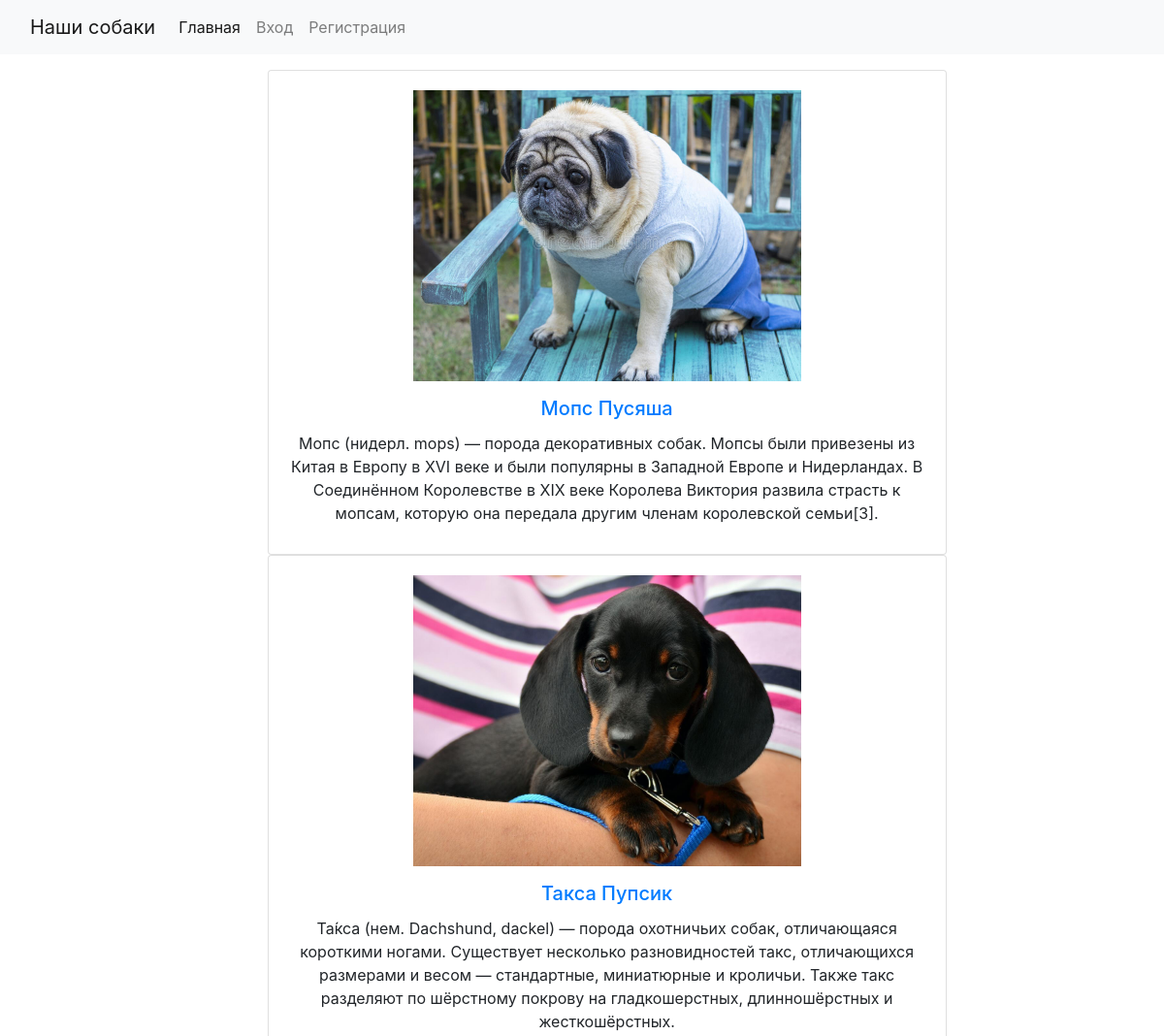
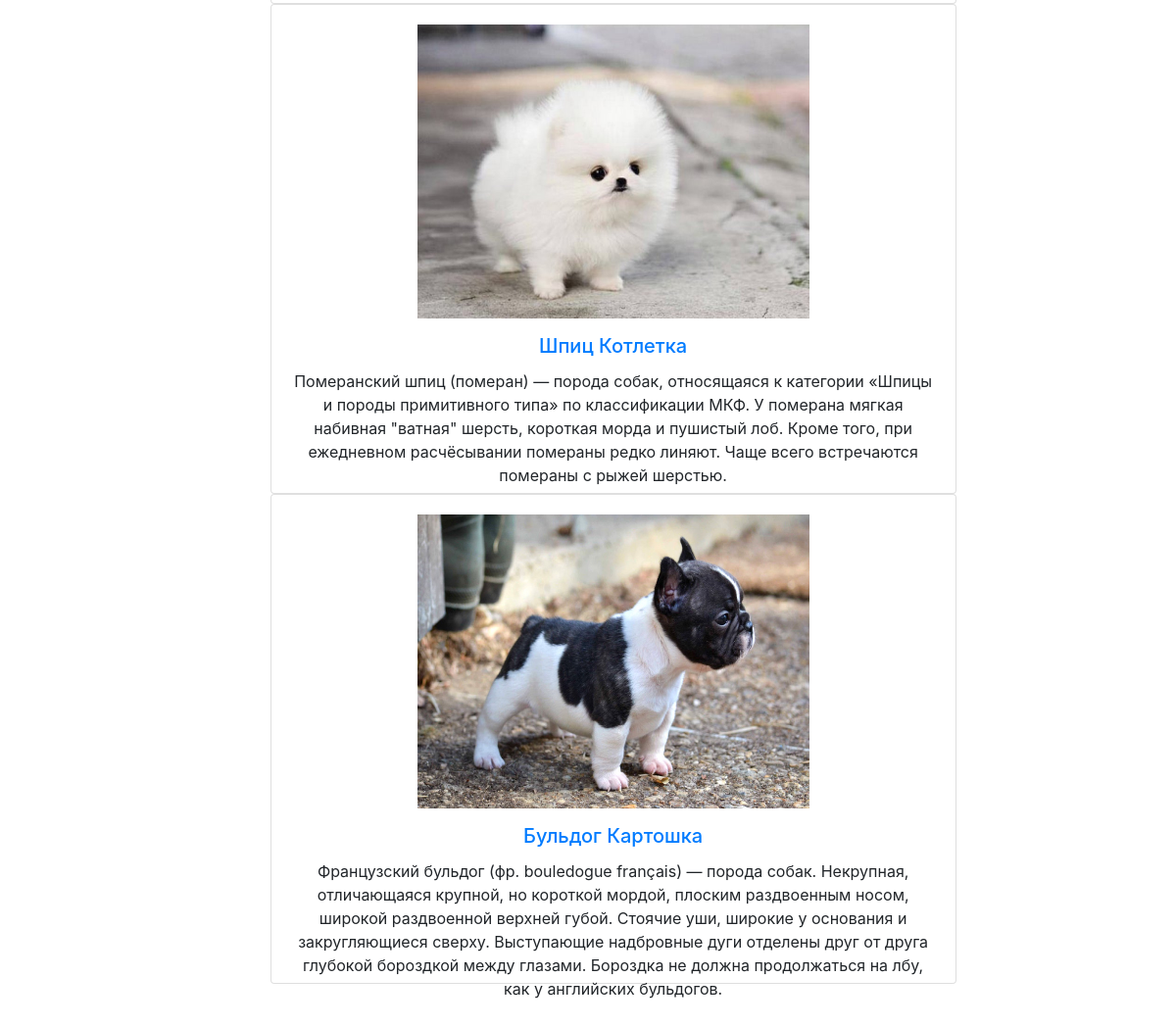
The page / on the database its author committed (2 pictures, top to bottom).
### blog/models.py (models this page shows, shortened)
class Dogs(models.Model):
    dogName = models.CharField(verbose_name='Имя',
                               max_length=50)
    description = models.TextField(verbose_name='Описание',
                                   blank=True)
    weight = models.FloatField(verbose_name='Вес',
                               blank=False)
    height = models.FloatField(verbose_name='Рост',
                               blank=False)
    age = models.FloatField(verbose_name='Возраст', blank=False)
    price = models.FloatField(verbose_name="Цена")
    photo = models.ImageField(verbose_name='Изображения',
                              upload_to='photos/%Y/%m/%d/', blank=True)
    character = models.ManyToManyField('Characters', verbose_name='Черты характера', blank=True)
    class Meta:
        verbose_name = 'Собака'
        verbose_name_plural = 'Собаки'

### blog/views.py (the view)
# urls.py: path('', index, name='index'),
def index(request):
    dogs = Dogs.objects.all()
    context = {
        'dogs': dogs,
        'title': 'Наши Собаки'
    }
    return render(request, template_name='blog/index.html', context=context)

### templates/blog/index.html
{% extends "layout/base.html" %}
{% block content %}
    {% for item in dogs %}
        <div class="d-flex justify-content-center">
    <div class="col-sm-6">
    <div class="card text-center" style="width:700px;height:500px">
      <div class="card-body" >
          <a href="{% url 'by_dog' item.pk %}">
                            <img src="{{ item.photo.url }}" width="400" height="300"  alt=""/>
                 </a>
        <h5 class="card-title mt-3"><a href="{% url 'by_dog' item.pk %}">{{ item.dogName }}</a></h5>
        <p class="card-text mb-3" >{{ item.description }}</p>
      </div>
    </div>
  </div>
        </div>
    {% endfor %}
{% endblock %}

### rows shown on the page
Dogs: photo (picture), dogName "Мопс Пусяша", description "Мопс (нидерл. mops) — порода декоративных собак. Мопсы были привезены из Китая в Европу в XVI веке и были популярны в Западной Европе и Нидерландах. В Соединённом Королевстве в XIX веке Королева Виктория развила страсть к мопсам, которую она передала другим членам королевской семьи[3]."
Dogs: photo (picture), dogName "Такса Пупсик", description "Та́кса (нем. Dachshund, dackel) — порода охотничьих собак, отличающаяся короткими ногами. Существует несколько разновидностей такс, отличающихся размерами и весом — стандартные, миниатюрные и кроличьи. Также такс разделяют по шёрстному покрову на гладкошерстных, длинношёрстных и жесткошёрстных."
Dogs: photo (picture), dogName "Шпиц Котлетка", description "Померанский шпиц (померан) — порода собак, относящаяся к категории «Шпицы и породы примитивного типа» по классификации МКФ. У померана мягкая набивная \"ватная\" шерсть, короткая морда и пушистый лоб. Кроме того, при ежедневном расчёсывании помераны редко линяют. Чаще всего встречаются помераны с рыжей шерстью."
Dogs: photo (picture), dogName "Бульдог Картошка", description "Французский бульдог (фр. bouledogue français) — порода собак. Некрупная, отличающаяся крупной, но короткой мордой, плоским раздвоенным носом, широкой раздвоенной верхней губой. Стоячие уши, широкие у основания и закругляющиеся сверху. Выступающие надбровные дуги отделены друг от друга глубокой бороздкой между глазами. Бороздка не должна продолжаться на лбу, как у английских бульдогов."
